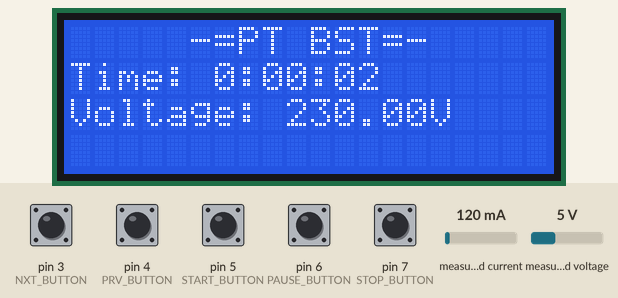
Simulated run of this sketch. Board: Arduino Uno, built with avr-gcc and run on an emulated ATmega328P. Parts: 20×4 character LCD. The test bench sets the inputs (shaded band); at power-on: pin 3 (NXT_BUTTON), pin 4 (PRV_BUTTON), pin 5 (START_BUTTON), pin 6 (PAUSE_BUTTON), pin 7 (STOP_BUTTON) HIGH, measured current 120 mA, measured voltage 5 V.

Above: at 2.3 s.
2.4 s: pin 3 (NXT_BUTTON) pulled LOW for 1 s
At 4.0 s:
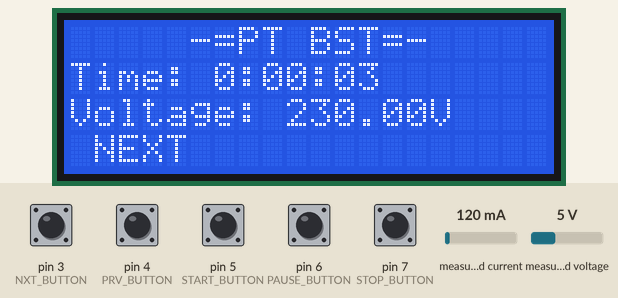
4.9 s: pin 4 (PRV_BUTTON) pulled LOW for 1 s
At 6.9 s:
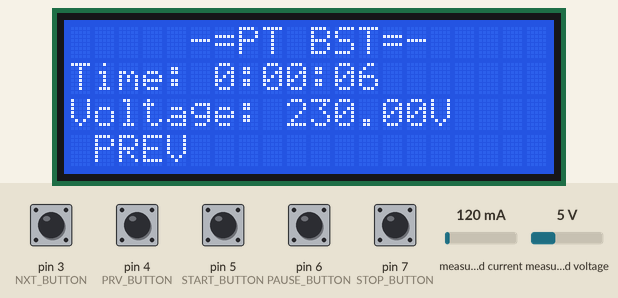
7.4 s: pin 6 (PAUSE_BUTTON) pulled LOW for 0.2 s
At 8.5 s:
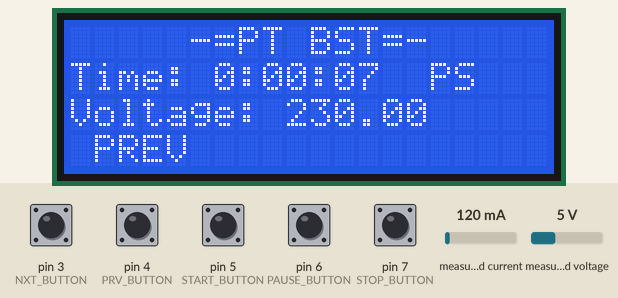
9.1 s: pin 7 (STOP_BUTTON) pulled LOW for 0.2 s
At 9.7 s:
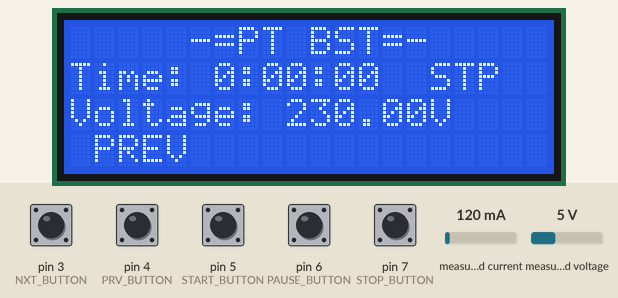
12.3 s: pin 3 (NXT_BUTTON) pulled LOW for 0.2 s
At 13.6 s:
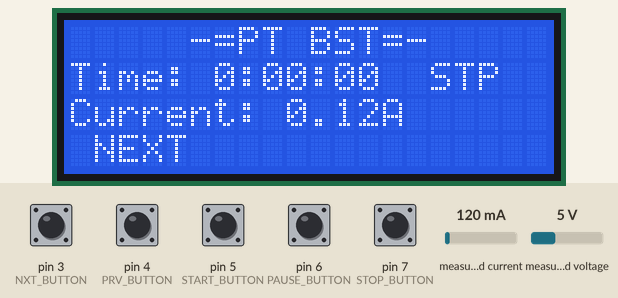
15.5 s: pin 4 (PRV_BUTTON) pulled LOW for 0.2 s
At 17.2 s:
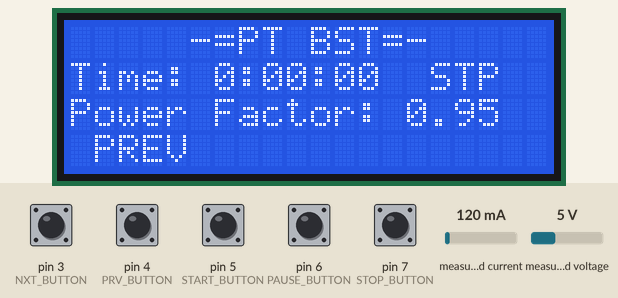
Timing chart, 0 to 18.7 s (numbered marks = the images above; inputs shaded):
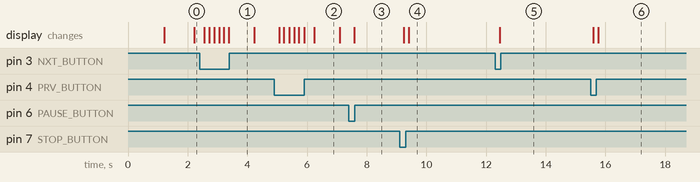

Measured:
- after the input at 2.4 s, the display: first changes after 0.15 s (image 1 shows a later state)
- after the input at 4.9 s, the display: first changes after 0.17 s (image 2 shows a later state)
- after the input at 7.4 s, the display: changes after 0.18 s (image 3)
- after the input at 9.1 s, the display: first changes after 0.14 s (image 4 shows a later state)
- after the input at 12.3 s, the display: changes after 0.16 s (image 5)
- after the input at 15.5 s, the display: first changes after 0.10 s (image 6 shows a later state)
- what the display in image 2 shows lasts 0.9 s, from 6.2 s to 7.1 s

The sketch:

main.ino
```cpp
#include <Wire.h>
#include <LiquidCrystal_I2C.h>
#include <PZEM004Tv30.h>

#define I2C_ADDR 0x27
#define LCD_COLUMNS 20
#define LCD_ROWS 4

#define NXT_BUTTON 3
#define PRV_BUTTON 4
#define START_BUTTON 5
#define PAUSE_BUTTON 6
#define STOP_BUTTON 7

PZEM004Tv30 pzem(9, 10);

// Inisialisasi objek LCD
LiquidCrystal_I2C lcd(I2C_ADDR, LCD_COLUMNS, LCD_ROWS);

unsigned long startTime = 0;
unsigned long elapsedTime = 0;
bool isRunning = true;

// Enumeration for different measurement modes
enum MeasurementMode {
  VOLTAGE,
  CURRENT,
  POWER,
  ENERGY,
  FREQUENCY,
  POWER_FACTOR
};

MeasurementMode currentMode = VOLTAGE; // Initial mode

// Pause flags for each measurement
bool isVoltagePaused = false;
bool isCurrentPaused = false;
bool isPowerPaused = false;
bool isEnergyPaused = false;
bool isFrequencyPaused = false;
bool isPowerFactorPaused = false;

// Last measured values
float lastVoltage = 0.0;
float lastCurrent = 0.0;
float lastPower = 0.0;
float lastEnergy = 0.0;
float lastFrequency = 0.0;
float lastPowerFactor = 0.0;

void setup() {
  pinMode(START_BUTTON, INPUT_PULLUP);
  pinMode(PAUSE_BUTTON, INPUT_PULLUP);
  pinMode(STOP_BUTTON, INPUT_PULLUP);
  pinMode(NXT_BUTTON, INPUT_PULLUP);
  pinMode(PRV_BUTTON, INPUT_PULLUP);

  // Inisialisasi LCD
  lcd.begin(LCD_COLUMNS, LCD_ROWS);
  lcd.backlight();
  lcd.setCursor(0, 0);
  lcd.print("  PT BERKAH SUGITRA ");
  lcd.setCursor(0, 1);
  lcd.print("       TEKNIK     ");
  lcd.setCursor(0, 3);
  lcd.print("Memulai Perangkat..");
  delay(1000);
  lcd.clear();
  lcd.setCursor(0, 0);
  lcd.print("     -=PT BST=- ");
}

void loop() {
  byte btnStart = digitalRead(START_BUTTON);
  byte btnPause = digitalRead(PAUSE_BUTTON);
  byte btnStop = digitalRead(STOP_BUTTON);
  byte btnNxt = digitalRead(NXT_BUTTON);
  byte btnPrv = digitalRead(PRV_BUTTON);

  if (isRunning && !isVoltagePaused && !isCurrentPaused && !isPowerPaused &&
      !isEnergyPaused && !isFrequencyPaused && !isPowerFactorPaused) {
    unsigned long currentTime = millis();
    elapsedTime += currentTime - startTime;
    startTime = currentTime;
  }

  lcd.setCursor(0, 1);
  lcd.print("Time: ");
  displayTime(elapsedTime / 1000);  // Display elapsed time in HH:mm:ss format

  if (btnStart == LOW && !isRunning) {
    isRunning = true;
    startTime = millis();
    lcd.print("     ");
    // Unpause all measurements when starting
    isVoltagePaused = false;
    isCurrentPaused = false;
    isPowerPaused = false;
    isEnergyPaused = false;
    isFrequencyPaused = false;
    isPowerFactorPaused = false;
  } else if (btnPause == LOW && isRunning) {
    elapsedTime += millis() - startTime;
    isRunning = false;
    lcd.print("  PS ");
    // Pause all measurements when pausing
    isVoltagePaused = true;
    isCurrentPaused = true;
    isPowerPaused = true;
    isEnergyPaused = true;
    isFrequencyPaused = true;
    isPowerFactorPaused = true;
  } else if (btnStop == LOW) {
    elapsedTime = 0;
    isRunning = false;
    lcd.print("  STP");
    // Stop and clear all measurements when stopping
    isVoltagePaused = false;
    isCurrentPaused = false;
    isPowerPaused = false;
    isEnergyPaused = false;
    isFrequencyPaused = false;
    isPowerFactorPaused = false;
  }

  if (btnNxt == LOW) {
    switch (currentMode) {
      case VOLTAGE:
        currentMode = CURRENT;
        break;
      case CURRENT:
        currentMode = POWER;
        break;
      case POWER:
        currentMode = ENERGY;
        break;
      case ENERGY:
        currentMode = FREQUENCY;
        break;
      case FREQUENCY:
        currentMode = POWER_FACTOR;
        break;
      case POWER_FACTOR:
        currentMode = VOLTAGE; // Wrap around to the first mode
        break;
    }
  } else if (btnPrv == LOW) {
    switch (currentMode) {
      case VOLTAGE:
        currentMode = POWER_FACTOR; // Wrap around to the last mode
        break;
      case CURRENT:
        currentMode = VOLTAGE;
        break;
      case POWER:
        currentMode = CURRENT;
        break;
      case ENERGY:
        currentMode = POWER;
        break;
      case FREQUENCY:
        currentMode = ENERGY;
        break;
      case POWER_FACTOR:
        currentMode = FREQUENCY;
        break;
    }
  }

  updateDisplay(btnNxt, btnPrv);
  delay(100);  // Add a small delay to debounce the buttons
}

void updateDisplay(byte btnNxt, byte btnPrv) {
  lcd.setCursor(0, 2);
  lcd.print("                    ");

  lcd.setCursor(0, 2);
  switch (currentMode) {
    case VOLTAGE:
      lcd.print("Voltage: ");
      if (isVoltagePaused) {
        lcd.print(lastVoltage);
      } else {
        lastVoltage = pzem.voltage();
        lcd.print(lastVoltage);
        lcd.print("V");
      }
      break;
    case CURRENT:
      lcd.print("Current: ");
      if (isCurrentPaused) {
        lcd.print(lastCurrent);
      } else {
        lastCurrent = pzem.current();
        lcd.print(lastCurrent);
        lcd.print("A");
      }
      break;
    case POWER:
      lcd.print("Power: ");
      if (isPowerPaused) {
        lcd.print(lastPower);
      } else {
        lastPower = pzem.power();
        lcd.print(lastPower);
        lcd.print("W");
      }
      break;
    case ENERGY:
      lcd.print("Energy: ");
      if (isEnergyPaused) {
        lcd.print(lastEnergy);
      } else {
        lastEnergy = pzem.energy();
        lcd.print(lastEnergy);
        lcd.print("KWh");
      }
      break;
    case FREQUENCY:
      lcd.print("Frequency: ");
      if (isFrequencyPaused) {
        lcd.print(lastFrequency);
      } else {
        lastFrequency = pzem.frequency();
        lcd.print(lastFrequency);
        lcd.print("Hz");
      }
      break;
    case POWER_FACTOR:
      lcd.print("Power Factor: ");
      if (isPowerFactorPaused) {
        lcd.print(lastPowerFactor);
      } else {
        lastPowerFactor = pzem.pf();
        lcd.print(lastPowerFactor);
      }
      break;
  }

  lcd.setCursor(0, 3);
  lcd.print(btnNxt == LOW ? " NEXT" : (btnPrv == LOW ? " PREV" : ""));
}

void displayTime(unsigned long seconds) {
  unsigned long hours = seconds / 3600;
  unsigned long minutes = (seconds % 3600) / 60;
  unsigned long secs = seconds % 60;

  // Display time on LCD
  lcd.print(String(hours) + ":" + twoDigitString(minutes) + ":" + twoDigitString(secs));
}

String twoDigitString(unsigned long number) {
  if (number < 10) {
    return "0" + String(number);
  } else {
    return String(number);
  }
}
```
